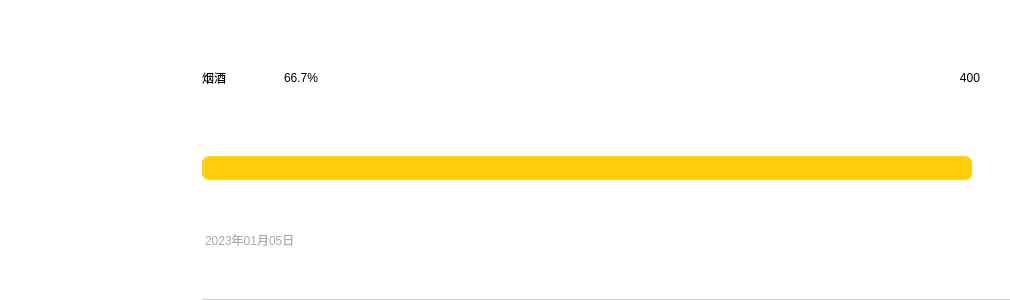
<?xml version="1.0" encoding="UTF-8"?>
<ui version="4.0">
 <class>BillDataItemWithProcessBar</class>
 <widget class="QWidget" name="BillDataItemWithProcessBar">
  <property name="geometry">
   <rect>
    <x>0</x>
    <y>0</y>
    <width>1010</width>
    <height>300</height>
   </rect>
  </property>
  <property name="windowTitle">
   <string>Form</string>
  </property>
  <property name="styleSheet">
   <string notr="true">background-color: rgb(255, 255, 255);</string>
  </property>
  <layout class="QGridLayout" name="gridLayout_3">
   <property name="leftMargin">
    <number>0</number>
   </property>
   <property name="topMargin">
    <number>0</number>
   </property>
   <property name="rightMargin">
    <number>0</number>
   </property>
   <property name="bottomMargin">
    <number>0</number>
   </property>
   <property name="spacing">
    <number>0</number>
   </property>
   <item row="0" column="0">
    <widget class="QWidget" name="backgroundwidget" native="true">
     <property name="styleSheet">
      <string notr="true">QWidget
{
	background-color: rgb(255, 255, 255);
}
QLabel
{
	background-color: rgb(255, 255, 255);
}

</string>
     </property>
     <layout class="QGridLayout" name="gridLayout_2" columnstretch="2,8">
      <property name="leftMargin">
       <number>0</number>
      </property>
      <property name="topMargin">
       <number>0</number>
      </property>
      <property name="rightMargin">
       <number>0</number>
      </property>
      <property name="bottomMargin">
       <number>0</number>
      </property>
      <property name="spacing">
       <number>0</number>
      </property>
      <item row="0" column="0">
       <widget class="QLabel" name="label_TypeIcon">
        <property name="styleSheet">
         <string notr="true">#label_TypeIcon
{
	
	border-image: url(:/BillPage/image/BillPage_Expand_01.jpg);
}</string>
        </property>
        <property name="text">
         <string/>
        </property>
       </widget>
      </item>
      <item row="0" column="1">
       <widget class="QWidget" name="subwidget" native="true">
        <property name="styleSheet">
         <string notr="true">border-bottom:1px ;
border-color: rgba(140,140,140,120);
border-style: solid;</string>
        </property>
        <layout class="QGridLayout" name="gridLayout" rowstretch="13,2,10">
         <property name="leftMargin">
          <number>0</number>
         </property>
         <property name="topMargin">
          <number>0</number>
         </property>
         <property name="rightMargin">
          <number>30</number>
         </property>
         <property name="bottomMargin">
          <number>0</number>
         </property>
         <property name="spacing">
          <number>0</number>
         </property>
         <item row="0" column="0">
          <layout class="QHBoxLayout" name="horizontalLayout" stretch="2,15,2">
           <property name="spacing">
            <number>0</number>
           </property>
           <item>
            <widget class="QLabel" name="label_TypeText">
             <property name="styleSheet">
              <string notr="true">color: rgb(0, 0, 0);
font: 16pt &quot;微软雅黑&quot;;
border:none;</string>
             </property>
             <property name="text">
              <string>烟酒</string>
             </property>
             <property name="alignment">
              <set>Qt::AlignLeading|Qt::AlignLeft|Qt::AlignVCenter</set>
             </property>
            </widget>
           </item>
           <item>
            <widget class="QLabel" name="label_Percent">
             <property name="styleSheet">
              <string notr="true">color: rgb(0, 0, 0);
font: 13pt &quot;微软雅黑&quot;;
border:none;</string>
             </property>
             <property name="text">
              <string>66.7%</string>
             </property>
            </widget>
           </item>
           <item>
            <widget class="QLabel" name="label_Moneynum">
             <property name="styleSheet">
              <string notr="true">color: rgb(0, 0, 0);
font: 15pt &quot;微软雅黑&quot;;
border:none;</string>
             </property>
             <property name="text">
              <string>400</string>
             </property>
             <property name="alignment">
              <set>Qt::AlignRight|Qt::AlignTrailing|Qt::AlignVCenter</set>
             </property>
            </widget>
           </item>
          </layout>
         </item>
         <item row="1" column="0">
          <widget class="QProgressBar" name="progressBar">
           <property name="sizePolicy">
            <sizepolicy hsizetype="Expanding" vsizetype="Expanding">
             <horstretch>0</horstretch>
             <verstretch>0</verstretch>
            </sizepolicy>
           </property>
           <property name="minimumSize">
            <size>
             <width>0</width>
             <height>10</height>
            </size>
           </property>
           <property name="maximumSize">
            <size>
             <width>16777215</width>
             <height>50</height>
            </size>
           </property>
           <property name="styleSheet">
            <string notr="true">QProgressBar::chunk
{
	border-radius:7px;
	background-color: rgb(255, 207, 11);
}
QProgressBar
{
	color:white;
	background:white;
	border:none;
}
</string>
           </property>
           <property name="value">
            <number>99</number>
           </property>
           <property name="textVisible">
            <bool>false</bool>
           </property>
          </widget>
         </item>
         <item row="2" column="0">
          <widget class="QLabel" name="label_Date">
           <property name="styleSheet">
            <string notr="true">color: rgb(170, 170, 170);
font: 14pt &quot;微软雅黑&quot;;</string>
           </property>
           <property name="text">
            <string>2023年01月05日</string>
           </property>
          </widget>
         </item>
        </layout>
       </widget>
      </item>
     </layout>
    </widget>
   </item>
  </layout>
 </widget>
 <resources/>
 <connections/>
</ui>
